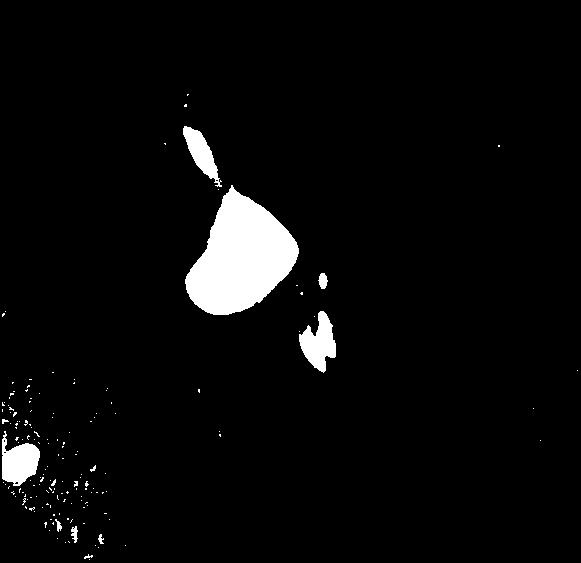
#> input picture 医院项目/2-医学图像预处理/3-二值化并筛选/3.jpg, 581 x 563 px, found by its file name
$ python 'gabor滤波器查看纹理特征.py'   (older library calls are emulated)
#> lines starting #> are read from the running program, lines starting #| are printed output that depends on the picture
# 2023.3.8
# https://blog.csdn.net/wsp_1138886114/article/details/84841370


import cv2,os
import numpy as np
import matplotlib.pyplot as plt


def get_img(input_Path):
    img_paths = []
    for (path, dirs, files) in os.walk(input_Path):
        for filename in files:
            if filename.endswith(('.jpg','.png')):
                img_paths.append(path+'/'+filename)
    return img_paths


#构建Gabor滤波器
def build_filters():
     filters = []
     ksize = [7,9,11,13,15,17] # gabor尺度，6个
     lamda = np.pi/2.0         # 波长
     for theta in np.arange(0, np.pi, np.pi / 4): #gabor方向，0°，45°，90°，135°，共四个
         for K in range(6):
             kern = cv2.getGaborKernel((ksize[K], ksize[K]), 1.0, theta, lamda, 0.5, 0, ktype=cv2.CV_32F)
             kern /= 1.5*kern.sum()
             filters.append(kern)
     plt.figure(1)

     #用于绘制滤波器
     for temp in range(len(filters)):
         plt.subplot(4, 6, temp + 1)
         plt.imshow(filters[temp])
     plt.show()
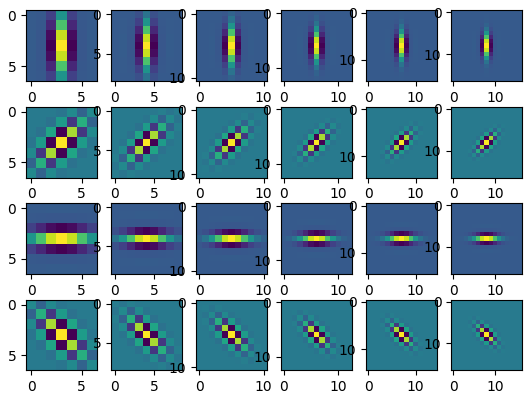
#> figure drawn by matplotlib, 24 panels
#> further down, img is the input picture: shape (563, 581, 3); min 0, max 255, mean 10.4
     return filters

#Gabor特征提取
def getGabor(img,filters):
    res = [] #滤波结果
    for i in range(len(filters)):
        # res1 = process(img, filters[i])
        accum = np.zeros_like(img)
        for kern in filters[i]:
            fimg = cv2.filter2D(img, cv2.CV_8UC1, kern)
            accum = np.maximum(accum, fimg, accum)
        res.append(np.asarray(accum))
#> after the loop, res = 24 items

    #用于绘制滤波效果
    plt.figure(2)
    for temp in range(len(res)):
        plt.subplot(4,6,temp+1)
        plt.imshow(res[temp], cmap='gray' )
#> this loop made 24 passes
    plt.show()
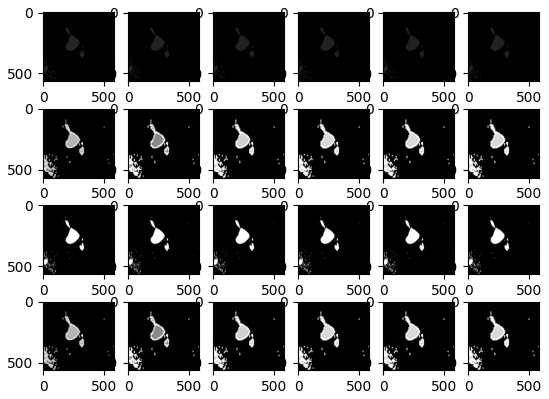
#> figure drawn by matplotlib, 24 panels
    return res  #返回滤波结果,结果为24幅图，按照gabor角度排列


if __name__ == '__main__':
    input_Path = './jpg'
    filters = build_filters()

    # [4 lines of commented-out code are left out]

    img = cv2.imread("3.jpg")
    getGabor(img, filters)
